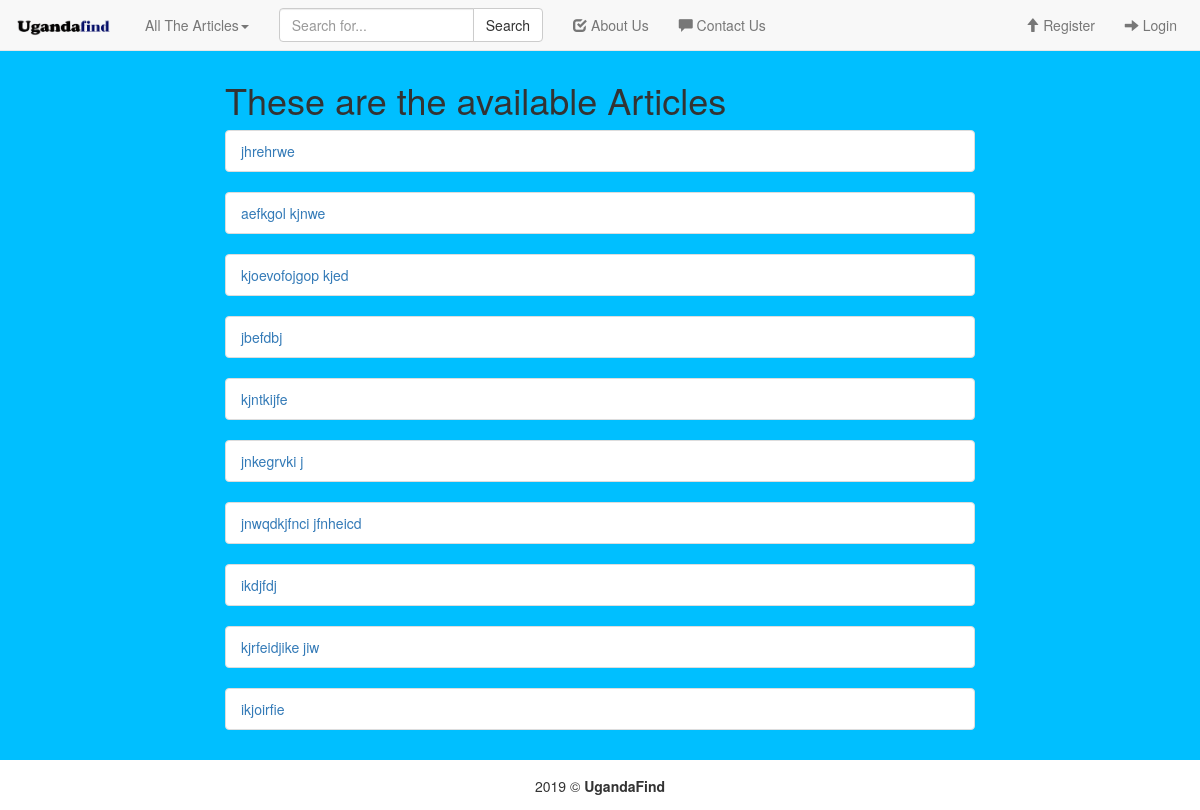
The app's page /articles/ with its own data.
### ourapp/models.py (models this page shows, shortened)
class Article(models.Model):
    ARTICLE =  (
        ('P','political history'),
        ('H', 'healthy'),
        ('C', 'culture'),
        ('E', 'education'),
        ('R', 'religion'),
        ('I', 'economics'),
        ('A', 'agriculture'),
        ('S', 'sports and games'),
        ('G', 'geography'),
        ('T', 'tourism')
    )
    user = models.ForeignKey(User, on_delete=models.CASCADE)
    article_title = models.CharField(max_length=400)
    article_body = RichTextUploadingField(blank=True, null=True)
    article_type = models.CharField(max_length=1, choices=ARTICLE, null=True, blank=True)
    article_references  = models.CharField(max_length=1000, null=True, blank=True)

### ourapp/views.py (the view)
# urls.py: path('articles/', views.IndexView.as_view(), name='index'),
class IndexView(generic.ListView):
    template_name="ourapp/index.html"
    context_object_name = 'all_article' #default is 'object_list' here its overriden
    def get_queryset(self):
        return Article.objects.all().order_by('-id')[:10]

### ourapp/templates/ourapp/index.html (shortened to what this page needs)
{% extends 'ourapp/base.html' %}
{% block body %}
<div class="col-md-2"></div>
<div class="col-md-8">
<h1>These are the available Articles</h1>
{% if all_article is not none %}
    {% for article in all_article %}
    <ul class="list-group">
    <li class="list-group-item"><a href="{% url 'ourapp:details' pk=article.id %}">{{ article.article_title}}</a></li>
    </ul>
    {% endfor %}
{% else %}
<h3>No available articles</h3>
{% endif %}
</div>
<div class="col-md-2"></div>
{% endblock %}

### ourapp/templates/ourapp/base.html (shortened to what this page needs)
{% load staticfiles %}
<!DOCTYPE html>
<html lang="en">
<head>
    {% load bootstrap3 %}
    {% load static %}
    {% bootstrap_css %}
</head>
<body>
    <nav class="navbar navbar-default navbar-fixed-top" role="navigation">
        <div class="navbar-header">
            <a class="navbar-brand" href="{% url 'ourapp:home' %}" style="color: black;">
                <img src="{% static '/ourapp/imgs/headerimage.png' %}" alt="" style="width:100px; height:25px;">
            </a>
        </div>
        <div class="collapse navbar-collapse navbar-ex1-collapse">
                <ul class="nav navbar-nav">
                        <li>
                                <li class="dropdown">
                                    <a href="#" class="dropdown-toggle" data-toggle="dropdown">All The Articles<b class="caret"></b></a>
                                </li>
                        </li>
                        <li>
                            <form class="navbar-form navbar-left" action="{% url 'ourapp:search-results' %}" method="GET"  role="search">
                                <div class="row">
                                    <div class="col-lg-12">
                                        <div class="input-group">
                                            <input type="text" class="form-control" name="q" placeholder="Search for...">
                                            <span class="input-group-btn">
                                            <button class="btn btn-default" type="button submit">Search</button>
                                            </span>
                                        </div>
                                    </div>
                                </div>
                            </form>
                        </li>
                        <li class="">
                            <a href="{% url 'aboutus:index' %}"><span class="glyphicon glyphicon-check"></span>&nbsp;About Us</a>
                        </li>
                        <li class="">
                            <a href="{% url 'contactus:index' %}"><span class="glyphicon glyphicon-comment"></span>&nbsp;Contact Us</a>
                        </li>
                    </ul>
                    <ul class="nav navbar-nav navbar-right" style="margin-right: 8px;">
                            {% if request.user.id == None %}
                            <li class="">
                                <a href="{% url 'ourapp:register'%}"><span class="glyphicon glyphicon-arrow-up"></span>&nbsp;Register</a>
                            </li>
                            <li class="">
                                <a href="{% url 'login' %}"><span class="glyphicon glyphicon-arrow-right"></span>&nbsp;Login</a>
                            </li>
                    {% endif %}
        </div>
    </nav>
    <div class="container" style="margin-bottom:60px; margin-top:60px;">
        <div class="row">
                {% block body %}
                {% endblock%}
        </div>
    </div>
    <footer>
        <div class="navbar navbar-fixed-bottom" style="background:#ffffff; columns: #000000; text-align:center; padding-top: 15px;" >
            2019 &copy; <strong>Uganda<span color="blue">Find</span></strong>
        </div>
    </footer>
</body>
</html>

### ourapp/templates/ourapp/base.html (style rules this page uses)
body { background-color:deepskyblue; }

### records on screen
Article: article_title "jhrehrwe"
Article: article_title "aefkgol kjnwe"
Article: article_title "kjoevofojgop kjed"
Article: article_title "jbefdbj"
Article: article_title "kjntkijfe"
Article: article_title "jnkegrvki j"
Article: article_title "jnwqdkjfnci jfnheicd"
Article: article_title "ikdjfdj"
Article: article_title "kjrfeidjike jiw"
Article: article_title "ikjoirfie"
